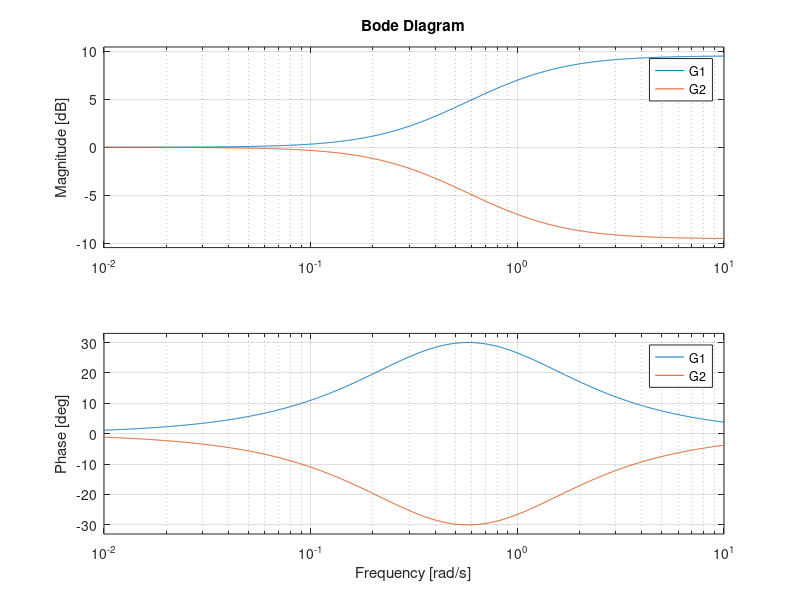

Write MATLAB code to recreate this figure.
close all, clear all, clc
% Norm of a Signal:
s = tf('s');
G1 = (3*s+1)/(s+1); G2 = (s+1)/(3*s+1);
G1_norm = norm(G1, inf); G2_norm = norm(G2, inf);

G1_norm , G2_norm
bode(G1, G2)